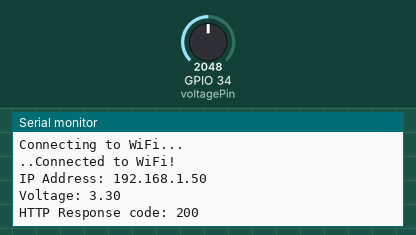
Recording of a sketch running on a simulated ESP32. Shown: the last lines printed to the serial monitor. The test bench sets the inputs (shaded band); at power-on: GPIO 34 (voltagePin) = 2048. WiFi joins after 1.5 s; servers stay silent unless stated; uploads are accepted with an empty reply.

Above: at 3.2 s.
3.3 s: GPIO 34 (voltagePin) set to 2866
At 3.36 s:
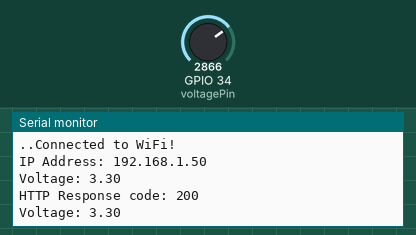
4.9 s: GPIO 34 (voltagePin) set to 3603
At 6.6 s:
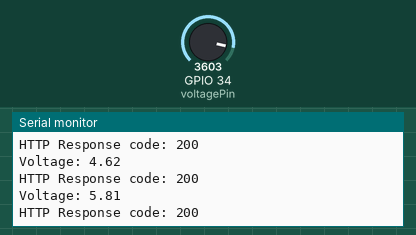
Timing chart, 0 to 8.1 s (numbered marks = the images above; inputs shaded):
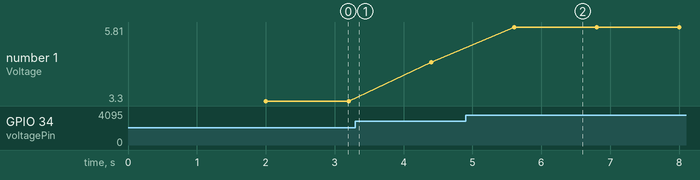

The sketch:

ietp-eps32.ino
```cpp
#include <WiFi.h>
#include <HTTPClient.h>

// Wi-Fi credentials
const char* ssid = "E";
const char* password = "edilawit123";

// Server URL
const char* serverUrl = "http://192.168.82.140:3000/data";

// Voltage sensor pin
const int voltagePin = 34; // Analog pin connected to the voltage sensor

// Voltage calculation constants
const float referenceVoltage = 3.3; // ESP32 ADC reference voltage (typically 3.3V)
const int adcResolution = 4095;     // 12-bit ADC resolution
const float voltageDividerRatio = 2.0; // Adjust for your sensor's voltage divider (if any)

void setup() {
  // Start the serial communication
  Serial.begin(115200);

  // Connect to Wi-Fi
  WiFi.begin(ssid, password);

  Serial.println("Connecting to WiFi...");
  while (WiFi.status() != WL_CONNECTED) {
    delay(1000);
    Serial.print(".");
  }

  Serial.println("Connected to WiFi!");
  Serial.print("IP Address: ");
  Serial.println(WiFi.localIP());
}

void loop() {
  if (WiFi.status() == WL_CONNECTED) {
    // Read the analog voltage
    int rawValue = analogRead(voltagePin);
    float voltage = (rawValue * referenceVoltage / adcResolution) * voltageDividerRatio;

    // Print the voltage to the Serial Monitor
    Serial.print("Voltage: ");
    Serial.println(voltage);

    // Prepare the JSON data
    String jsonData = "{\"voltage\":" + String(voltage, 2) + "}";

    // Send data to the server
    HTTPClient http;
    http.begin(serverUrl);
    http.addHeader("Content-Type", "application/json"); // Specify content type

    int httpResponseCode = http.POST(jsonData); // Send the request

    // Check the response
    if (httpResponseCode > 0) {
      Serial.print("HTTP Response code: ");
      Serial.println(httpResponseCode);
    } else {
      Serial.print("Error code: ");
      Serial.println(httpResponseCode);
    }

    http.end(); // Free resources
  } else {
    Serial.println("WiFi disconnected!");
  }

  delay(1000); // Send data every 10 seconds
}
```

Measured:
- after the input at 4.9 s, the serial monitor: prints a new line after 0.70 s (image 2)
- plotted number 1: 3.3 → 4.62 after the input at 3.3 s, 4.62 → 5.81 after the input at 4.9 s
